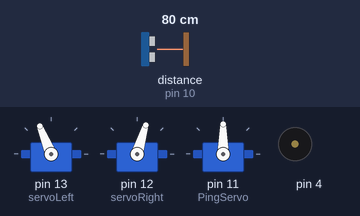
This sketch was run on a simulated Arduino Uno, built with avr-gcc and run on an emulated ATmega328P. Shown: 3 × servo, buzzer (waves = sounding). Wiring (inferred from the names in the program): ultrasonic range finder: trigger pin 10; echo pin 10. The test bench sets the inputs (shaded band); at power-on: distance to the obstacle (sensor on pin 10) 80 cm. The echo pulse lasts 58.3 µs per cm.

Above: at 2.2 s.
2.3 s: distance to the obstacle (sensor on pin 10) set to 31 cm
3.8 s: distance to the obstacle (sensor on pin 10) set to 26 cm
At 5.8 s:
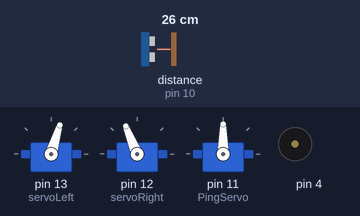
6.8 s: distance to the obstacle (sensor on pin 10) set to 35 cm
At 7.6 s:
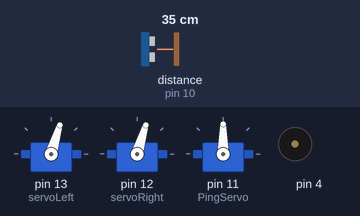
9.3 s: distance to the obstacle (sensor on pin 10) set to 2 cm
At 10.2 s:
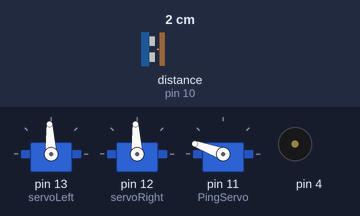
12.3 s: distance to the obstacle (sensor on pin 10) set to 60 cm
At 12.45 s:
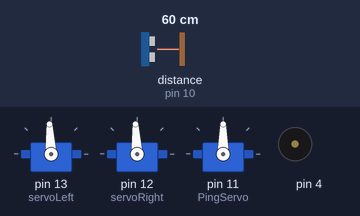
Timing chart, 0 to 15.3 s (numbered marks = the images above; inputs shaded):
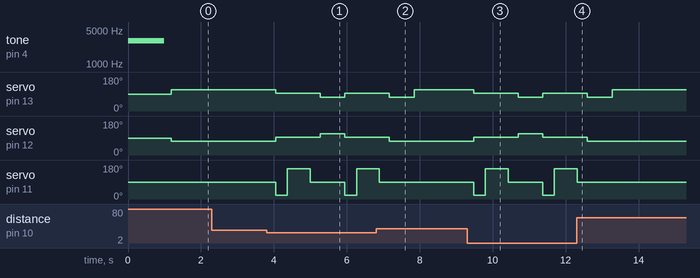

The sketch:

PINGRobot.ino
```cpp
// http://thoughtfix.com/blog/2012/3/25/arduino-boe-shield-ping-and-a-servo.html
// BOE Shield code from "Robotics with the BOE Bot"
// Roaming With Whiskers source, modified to use a PING)))
// sensor on the PING))) servo bracket.
// Using code from the Ping))) example sketch.

#include <Servo.h>                           // Include servo library
Servo servoLeft;                             // Declare left, right and Ping))) servos
Servo servoRight;
Servo PingServo;
int minSafeDist = 11 ;                        // Minimum distance in inches
int pingPin = 10;                             // PING input on 10 so the last servo port is used.
int centerDist, leftDist, rightDist;          // Define distance variables
long duration, inches, cm;                    // Define variables for Ping)))


void setup()                                 // Built-in initialization block
{
  tone(4, 3000, 1000);                       // Play tone for 1 second
  delay(1000);                               // Delay to finish tone
  servoLeft.attach(13);                      // Attach left signal to pin 13
  servoRight.attach(12);                     // Attach right signal to pin 12
  PingServo.attach(11);
}

void loop(){
  LookAhead();
  if(inches >= minSafeDist) /* If the inches in front of an object is greater than or equal to the minimum safe distance (11 inches), react*/
  {
    forward (121); //Go Forward
    delay(110); // Wait 0.11 seconds
  }
  else // If not:
  {
    servoLeft.writeMicroseconds(1500);
    servoRight.writeMicroseconds(1500);
    LookAround(); // Check your surroundings for best route
    if(rightDist > leftDist) // If the right distance is greater than the left distance , turn right
    {
      turnRight (250); // Turn Right
    }
    else if (leftDist > rightDist) // If the left distance is greater than the right distance , turn left
    {
      turnLeft (250); // Turn Left
    }
    else
    {
      backward (250); // Go Backward
    }
    delay (250);
  }
}

void forward(int time)                       // Forward function
{
  servoLeft.writeMicroseconds(1700);         // Left wheel counterclockwise
  servoRight.writeMicroseconds(1300);        // Right wheel clockwise
  delay(time);                               // Maneuver for time ms
}

void turnLeft(int time)                      // Left turn function
{
  servoLeft.writeMicroseconds(1300);         // Left wheel clockwise
  servoRight.writeMicroseconds(1300);        // Right wheel clockwise
  delay(time);                               // Maneuver for time ms
}

void turnRight(int time)                     // Right turn function
{
  servoLeft.writeMicroseconds(1700);         // Left wheel counterclockwise
  servoRight.writeMicroseconds(1700);        // Right wheel counterclockwise
  delay(time);                               // Maneuver for time ms
}

void backward(int time)                      // Backward function
{
  servoLeft.writeMicroseconds(1300);         // Left wheel clockwise
  servoRight.writeMicroseconds(1700);        // Right wheel counterclockwise
  delay(time);                               // Maneuver for time ms
}

unsigned long ping() {
  pinMode(pingPin, OUTPUT);
  digitalWrite(pingPin, LOW); //Send a low pulse
  delayMicroseconds(2); // wait for two microseconds
  digitalWrite(pingPin, HIGH); // Send a high pulse
  delayMicroseconds(5); // wait for 5 micro seconds
  digitalWrite(pingPin, LOW); // send a low pulse
  pinMode(pingPin,INPUT); // switch the Pingpin to input
  duration = pulseIn(pingPin, HIGH); //listen for echo
  /*Convert micro seconds to Inches
   -------------------------------------*/
  cm = microsecondsToCentimeters(duration);
  inches = microsecondsToInches(duration);
}

long microsecondsToInches(long microseconds) // converts time to a distance
{
  return microseconds / 74 / 2;
}

long microsecondsToCentimeters(long microseconds) // converts time to a distance
{
  return microseconds / 29 / 2;
}

void LookAhead() {
  PingServo.write(90);// angle to look forward
  delay(175); // wait 0.175 seconds
  ping();
}

void LookAround(){
  PingServo.write(20); // 20° angle
  delay(320); // wait 0.32 seconds
  ping();
  rightDist = inches; //get the right distance
  PingServo.write(160); // look to the other side
  delay(620); // wait 0.62 seconds
  ping();
  leftDist = inches; // get the left distance
  PingServo.write(90); // 90° angle
  delay(275); // wait 0.275 seconds
}
```

Measured:
- the behaviour switches between 29 and 28 cm on distance to the obstacle (sensor on pin 10) (found by bisection; images 0 and 1)
- after the input at 2.3 s, every drawn part: stays the same
- after the input at 3.8 s, servo on pin 13 (servoLeft): 112° → 93° after 0.25 s, → 73° 1.2 s later, → 93° 0.68 s later; servo on pin 12 (servoRight): 73° → 93° after 0.25 s, → 112° 1.2 s later, → 93° 0.68 s later
- after the input at 6.8 s, servo on pin 11 (PingServo): goes on until 6.9 s, then stays 90°
- after the input at 9.3 s, servo on pin 13 (servoLeft): 112° → 93° after 0.18 s, → 73° 1.2 s later, → 93° 0.68 s later; servo on pin 12 (servoRight): 73° → 93° after 0.18 s, → 112° 1.2 s later, → 93° 0.68 s later
- after the input at 12.3 s, servo on pin 11 (PingServo): goes on until 12.3 s, then stays 90°
